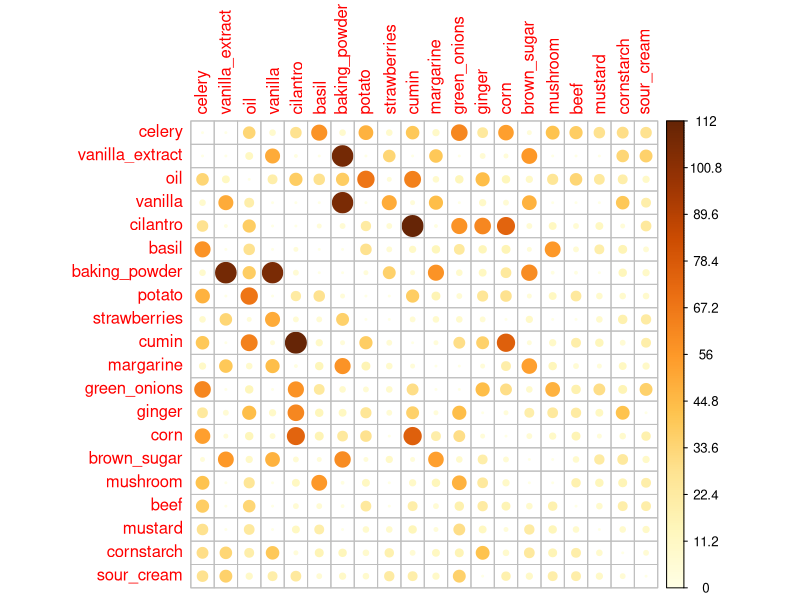
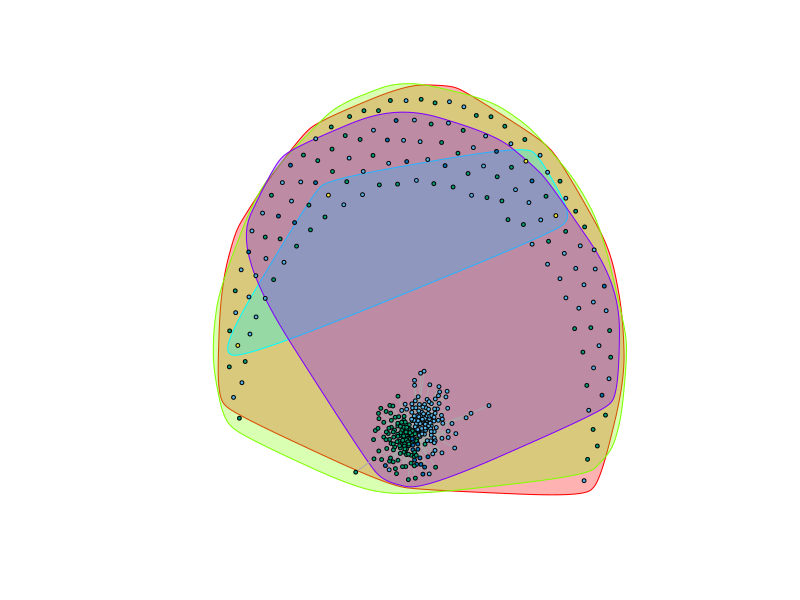
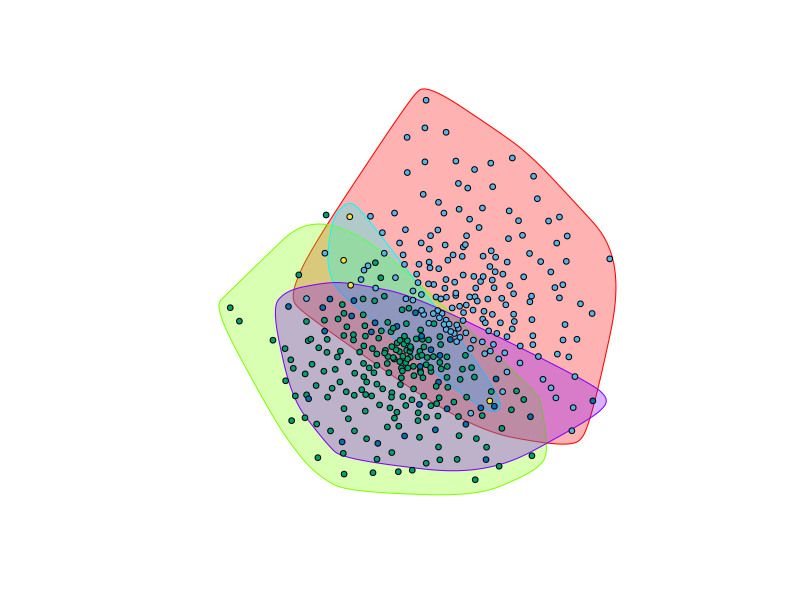

Write the R code that produced these figures, in order.
library(corrplot)
library(igraph)

# read in matrix (from mkmat.pl, see Makefile)
d<-read.table('txt/cormat.txt',header=T)

# make a matrix,
m.full <- as.matrix(d);

# TODO: dont do this!
# remove  ing. that are used for
#   too few recipies
#   everything (2sd above mean) 
totals <- diag(m.full);  # diagnal has total recipes seen for each ingredient
keep <- totals > 10 & totals < mean(totals)+2*sd(totals)

# restrict and zero identity line
m <- m.full[keep,keep]; diag(m) <- 0


# TODO: rescale weights
#m <- apply(m,1,function(x) scale(x)  )
#m2 <- apply(m,1,function(x) x/mean(x,na.rm=T) ) 
#m<- round( scale(m) , 2)


corrplot(m[1:20,1:20],is.corr=F)

g<-graph_from_adjacency_matrix(m,mode="undirected",weighted=TRUE)
# https://www.sixhat.net/finding-communities-in-networks-with-r-and-igraph.html
fc  <- fastgreedy.community(g)      # FAST, few large clusters
wt  <- walktrap.community(g)        # FAST, many small
sg  <- spinglass.community(g)       # SLOWER, few large 
#ceb <- cluster_edge_betweenness(g)  # SLOW, many small

# which method to use
gcom <- sg 
com <- communities(gcom)
mem <- membership(gcom)


# save graph plot
png('imgs/fullgraph.png')
V(g)$color <- mem + 1
plot(g,mark.groups=com,vertex.size=3, edge.lty="blank",vertex.label=NA) 
dev.off()

# too many edges to graph -- remove those that are at least 1sd from mean
# not very useful
edgthres <- mean(m[m>0] + .5* sd(m[m>0]))
gsmall<-delete.edges(g, which( E(g)$weight <= edgthres ) )
gsmall$layout <- layout.fruchterman.reingold
V(gsmall)$color <-mem +1
plot(gsmall,mark.groups=com,vertex.size=2, vertex.label=NA) # ,edge.lty="blank"


## explore clusetrs
# go through each cluster, and for each node lookup the total that ingredient is seen. sort within cluster by seen.
# hint: totals can be accessed by ingredient name: 
#  totals['grape_juice']  # is 12
gettotal  <- function(n) totals[n]
sorttotal <- function(c) sort(decreasing=T, sapply(c,gettotal) )
clustByPopularity <- lapply(com,sorttotal) 

# get only the top 3 from each cluster (and change  'name.name' to 'name')
topofclust <- lapply(clustByPopularity,function(l) gsub('\\..*','',names(head(l,n=5))) )
# add node count as the list item name
names(topofclust ) <- lapply(clustByPopularity,length) 
# ugly hack to "pretty print top clusters
cat(sort(sprintf("%03d\t%s\n",as.numeric(names(topofclust)),lapply(topofclust,paste,collapse=" "))))
#001    sunflower_seeds                                                                                                                        
#003    arrowroot yam grape_juice
#030    ginger peanut sesame_seed firm_tofu sesame_oil
#174    vanilla_extract vanilla baking_powder strawberries margarine
#189    celery oil cilantro basil potato



